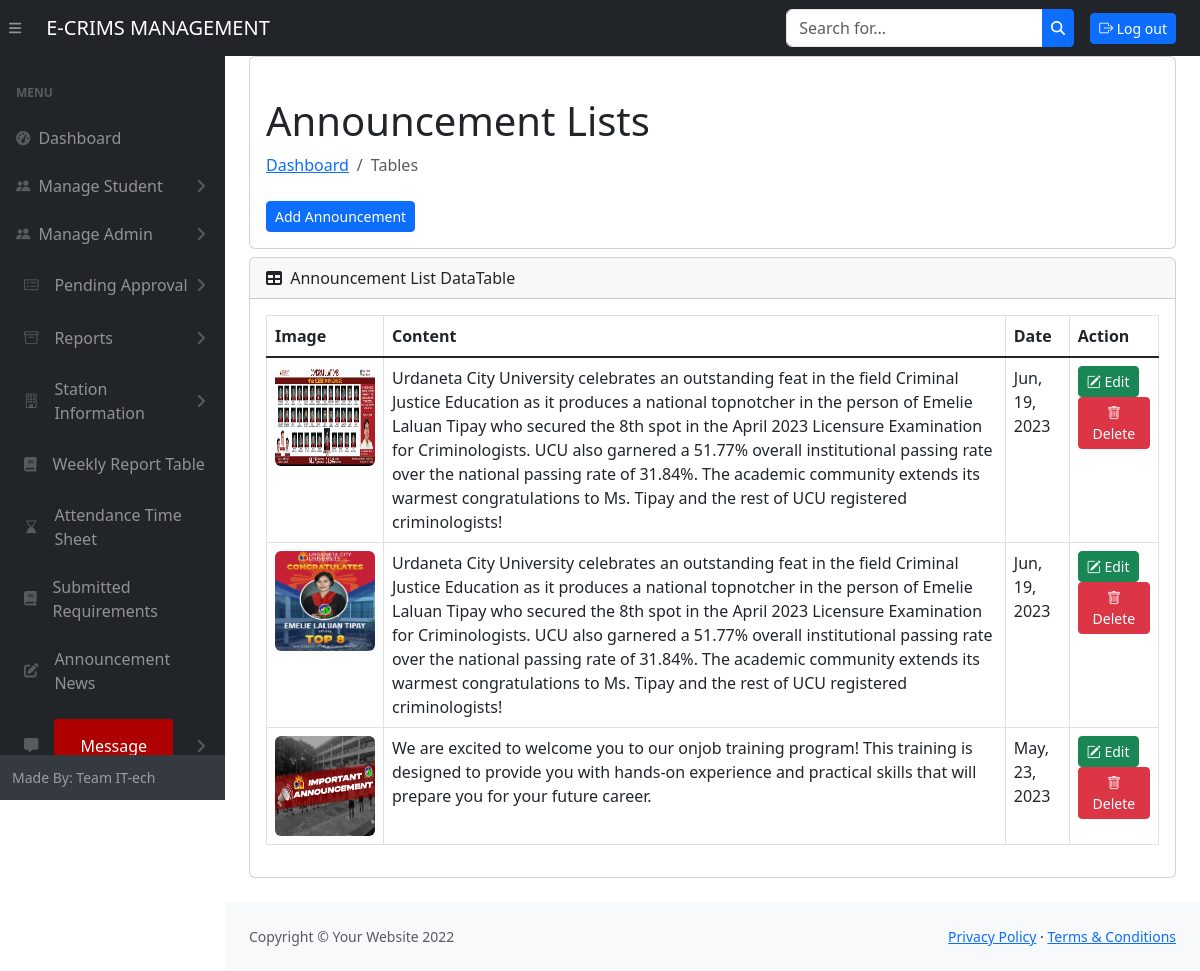
The app's page /admin/post.php (signed in) with its own data.
### tables this page shows
CREATE TABLE `post_db` (
  `post_id` int(11) NOT NULL,
  `post_content` varchar(500) NOT NULL,
  `post_image` varchar(250) NOT NULL,
  `post_date_time` datetime NOT NULL DEFAULT current_timestamp()
);

### admin/post.php (the view, shortened to what this page needs)
<!DOCTYPE html>
<html lang="en">
<head>
    <?php include 'head.php' ?>
</head>
<body class="sb-nav-fixed">
    <?php include 'header.php' ?>
    <div id="layoutSidenav">
        <?php include 'nav.php' ?>
        <div id="layoutSidenav_content">
            <main>
                <div class="container-fluid px-4">
                    <div class="card bg-white mb-2">
                        <div class="card-body">
                            <div class="align-self-center">
                                <h1 class="mt-4">Announcement Lists</h1>
                                <ol class="breadcrumb mb-4">
                                    <li class="breadcrumb-item"><a href="index.php">Dashboard</a></li>
                                    <li class="breadcrumb-item active">Tables</li>
                                </ol>
                                <div class="col-lg-4 col-md-6">
                                    <button type="button" class="btn btn-primary btn-sm" data-toggle="modal" data-target="#addModal" data-whatever="Team Leader"> Add Announcement</button>
                                </div>
                            </div>
                        </div>
                    </div>
                    <div class="card mb-4">
                        <div class="card-header">
                            <i class="fas fa-table me-1"></i>
                            Announcement List DataTable
                        </div>
                        <div class="card-body">
                            <div class="table-responsive">
                                <table id="datatablesSimple" class="table table-bordered">
                                <thead>
                                    <tr>
                                        <th class="cell">Image</th>
                                        <th class="cell">Content</th>
                                        <th class="cell">Date</th>
                                        <th class="text-right">Action</th>
                                    </tr>
                                </thead>
                                <tbody>
                                    <?php
                                    include 'db_connect.php';
                                    $sql = "SELECT * from post_db ORDER BY post_date_time DESC";
                                    $result = $mysqli->query($sql);
                                    while ($row = $result->fetch_assoc()) {
                                    ?>
                                        <tr>
                                            <div class="text- center">
                                                <td><img src='<?php echo $row['post_image']; ?>' onclick="showImage('<?php echo $row['post_image']; ?>')" class='rounded mx-auto d-block' style='width:100px; height:100px;' /></td>
                                            </div>
                                            <td><?php echo $row['post_content']; ?></td>
                                            <td><?php echo date("M, d, Y", strtotime($row['post_date_time'])); ?></td>
                                            <td class='text-right'>
                                                <a href='#edit_<?php echo $row['post_id']; ?>' class='btn btn-success btn-sm' data-bs-toggle='modal'><i class='bi bi-pencil-square'></i> Edit</a>
                                                <a href='#delete_<?php echo $row['post_id']; ?>' class='btn btn-danger btn-sm' data-bs-toggle='modal'><i class='bi bi-trash'></i> Delete</a>
                                            </td>
                                        </tr>
                                    <?php
                                    }
                                    ?>
                                </tbody>
                            </table>
                            </div>
                        </div>
                    </div>
                </div>
            </main>
            <?php include 'footer.php' ?>
        </div>
    </div>
    <?php include 'script.php' ?>
</body>
</html>

### css/all.css (style rules this page uses)
.fa-table:before { content: "\f0ce"; }

### records on screen
post_db: post_image (picture), post_content "Urdaneta City University celebrates an outstanding feat in the field Criminal Justice Education as it produces a national topnotcher in the person of Emelie Laluan Tipay who secured the 8th spot in the April 2023 Licensure Examination for Criminologists. UCU also garnered a 51.77% overall institutional passing rate over the national passing rate of 31.84%. The academic community extends its warmest congratulations to Ms. Tipay and the rest of UCU registered criminologists!", post_date_time "Jun, 19, 2023"
post_db: post_image (picture), post_content "Urdaneta City University celebrates an outstanding feat in the field Criminal Justice Education as it produces a national topnotcher in the person of Emelie Laluan Tipay who secured the 8th spot in the April 2023 Licensure Examination for Criminologists. UCU also garnered a 51.77% overall institutional passing rate over the national passing rate of 31.84%. The academic community extends its warmest congratulations to Ms. Tipay and the rest of UCU registered criminologists!", post_date_time "Jun, 19, 2023"
post_db: post_image (picture), post_content "We are excited to welcome you to our onjob training program! This training is designed to provide you with hands-on experience and practical skills that will prepare you for your future career.", post_date_time "May, 23, 2023"
